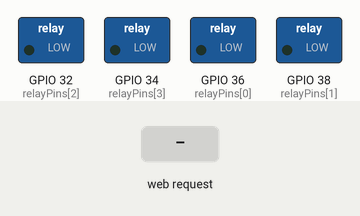
The sketch below on a simulated ESP32. On the bench: switched loads named in the sketch (green lamp = pin HIGH). Inputs (shaded band) come from the test bench. WiFi joins after 1.5 s; servers stay silent unless stated; what the sketch prints to the serial monitor is not drawn.

Above: at 3.7 s.
3.8 s: HTTP request GET /zone/1/on received
At 4.2 s:
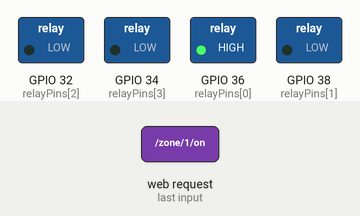
5.3 s: HTTP request GET /zone/2/on received
At 6.5 s:
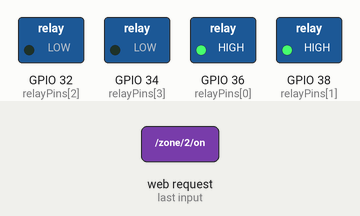
6.8 s: HTTP request GET /zone/1/off received
At 7.7 s:
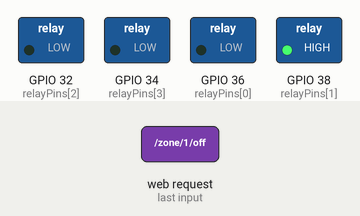
8.3 s: HTTP request GET /zone/3/on received
At 8.8 s:
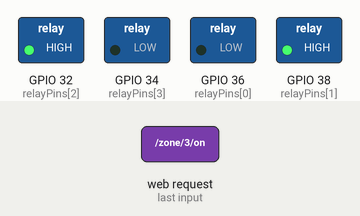
9.8 s: HTTP request GET /zone/2/off received
At 11.0 s:
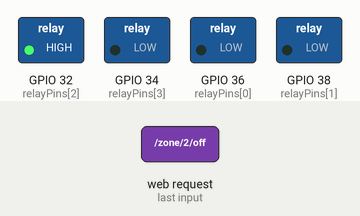
11.3 s: HTTP request GET /zone/4/on received
At 12.3 s:
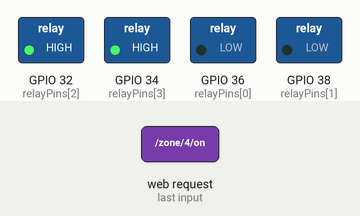
Timing chart, 0 to 13.8 s (numbered marks = the images above; inputs shaded):
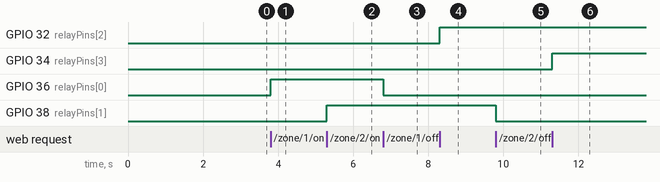

Measured:
- after the input at 3.8 s, GPIO 36 (relayPins[0]): LOW → HIGH at once
- after the input at 5.3 s, GPIO 38 (relayPins[1]): LOW → HIGH at once
- after the input at 6.8 s, GPIO 36 (relayPins[0]): HIGH → LOW at once
- after the input at 8.3 s, GPIO 32 (relayPins[2]): LOW → HIGH at once
- after the input at 9.8 s, GPIO 38 (relayPins[1]): HIGH → LOW at once
- after the input at 11.3 s, GPIO 34 (relayPins[3]): LOW → HIGH at once

The sketch:

main.ino
```cpp
#include <WiFi.h>
#include <WebServer.h>

const char* ssid = "ctk";
const char* password = "Wi1df1ower";
#define RELAY_ON  HIGH
#define RELAY_OFF LOW

WebServer server(80);

// Use valid GPIOs
const int relayPins[4] = {A0, A2, A4, A6};

// LOW = ON (relay is active low)
void setRelay(int zone, bool on) {
  if (zone < 1 || zone > 4) return;
  digitalWrite(relayPins[zone - 1], on ? RELAY_ON : RELAY_OFF);
}

bool getRelayState(int zone) {
  if (zone < 1 || zone > 4) return false;
  return digitalRead(relayPins[zone - 1]) == RELAY_ON;
}

// ----------- HTTP handlers -----------

void handleZone() {
  String uri = server.uri();  // /zone/1/on

  int zone = uri.substring(6, 7).toInt();
  bool turnOn = uri.endsWith("/on");

  setRelay(zone, turnOn);

  server.send(200, "text/plain",
    "Zone " + String(zone) + (turnOn ? " ON" : " OFF"));
}

void handleStatus() {
  String json = "{";
  for (int i = 1; i <= 4; i++) {
    json += "\"zone" + String(i) + "\":";
    json += getRelayState(i) ? "true" : "false";
    if (i < 4) json += ",";
  }
  json += "}";

  server.send(200, "application/json", json);
}

void handleRoot() {
  server.send(200, "text/plain",
    "ESP32 Irrigation Controller\n"
    "/zone/{1-4}/on\n"
    "/zone/{1-4}/off\n"
    "/status\n");
}

// ----------- setup -----------

void setup() {
  // #define RELAY_ON  HIGH
  // #define RELAY_OFF LOW
  Serial.begin(115200);

  const int* relays = relayPins;

  for (int i = 0; i < 4; i++) {
    pinMode(relays[i], OUTPUT);
    digitalWrite(relays[i], RELAY_OFF);  // OFF for HIGH-trigger relay
  }

  delay(1000);  // give USB time to come up

  Serial.println("BOOTING...");

  for (int i = 0; i < 4; i++) {
    pinMode(relayPins[i], OUTPUT);
    digitalWrite(relayPins[i], RELAY_OFF);  // LOW = OFF
  }

  // WiFi
  WiFi.begin(ssid, password);
  Serial.print("Connecting");

  int attempts = 0;
  while (WiFi.status() != WL_CONNECTED && attempts < 40) {
    delay(500);
    Serial.print(".");
    attempts++;
  }

  if (WiFi.status() == WL_CONNECTED) {
    Serial.println("\nConnected!");
    Serial.print("IP: ");
    Serial.println(WiFi.localIP());
    Serial.print("MAC:");
    Serial.println(WiFi.macAddress());
  } else {
    Serial.println("\nWiFi FAILED");
  }

  // Routes
  server.on("/", handleRoot);

  server.on("/zone/1/on", handleZone);
  server.on("/zone/1/off", handleZone);
  server.on("/zone/2/on", handleZone);
  server.on("/zone/2/off", handleZone);
  server.on("/zone/3/on", handleZone);
  server.on("/zone/3/off", handleZone);
  server.on("/zone/4/on", handleZone);
  server.on("/zone/4/off", handleZone);

  server.on("/status", handleStatus);

  server.begin();
  Serial.println("Server started");
}

// ----------- loop -----------

void loop() {
  server.handleClient();
}
```
